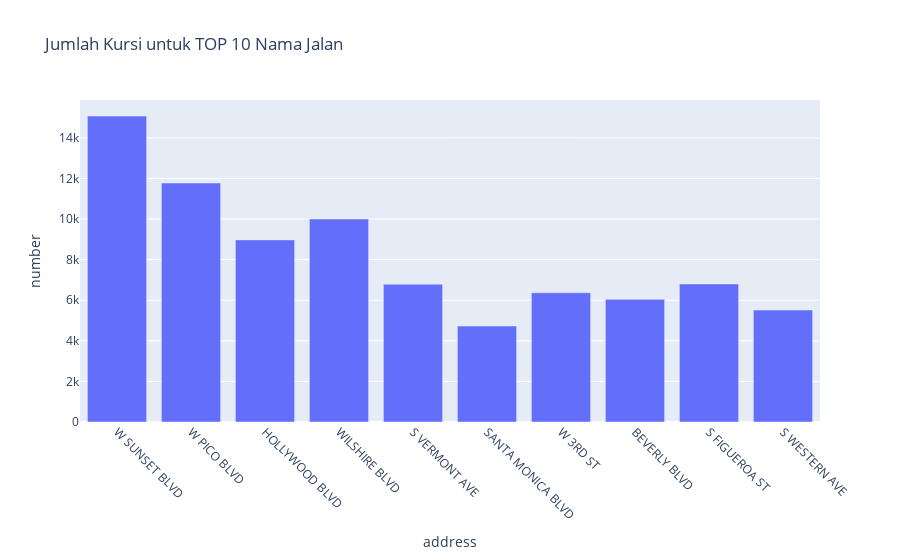

The code cell stored with this chart in its notebook:
### Code cell
fig = px.bar(top10_add_num, x='address', y='number', title='Jumlah Kursi untuk TOP 10 Nama Jalan')
fig.update_xaxes(tickangle=45)
fig.show()

### Figure 1 — Plotly figure (JSON) as saved in the notebook; plotly's stock layout.template omitted (floating-point values rounded to 4 significant figures)
{"data": [{"alignmentgroup": "True", "hovertemplate": "address=%{x}<br>number=%{y}<extra></extra>", "legendgroup": "", "marker": {"color": "#636efa", "pattern": {"shape": ""}}, "name": "", "offsetgroup": "", "orientation": "v", "showlegend": false, "textposition": "auto", "type": "bar", "x": ["W SUNSET BLVD", "W PICO BLVD", "HOLLYWOOD BLVD", "WILSHIRE BLVD", "S VERMONT AVE", "SANTA MONICA BLVD", "W 3RD ST", "BEVERLY BLVD", "S FIGUEROA ST", "S WESTERN AVE"], "xaxis": "x", "y": [15072, 11773, 8973, 10003, 6790, 4729, 6370, 6044, 6802, 5517], "yaxis": "y"}], "layout": {"barmode": "relative", "legend": {"tracegroupgap": 0}, "title": {"text": "Jumlah Kursi untuk TOP 10 Nama Jalan"}, "xaxis": {"anchor": "y", "domain": [0, 1], "tickangle": 45, "title": {"text": "address"}}, "yaxis": {"anchor": "x", "domain": [0, 1], "title": {"text": "number"}}}}
